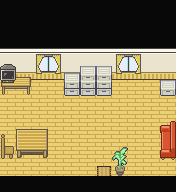

A 2D game scene composited from a Tiled map and its tileset images. What follows is a short description and the map's XML, with each tile layer's data collapsed to a summary:
An orthogonal 11x12 tile map with 16x16 px tiles, 6 tile layers (Walkable, Other, Collisions, Other, ...), 4 tilesets and 1 object (door).

<map version="1.0" orientation="orthogonal" width="11" height="12" tilewidth="16" tileheight="16">
 <tileset firstgid="1" source="../../../../tileset/inside-terra.tsx" />
 <tileset firstgid="1025" source="../../../../tileset/invisible.tsx" />
 <tileset firstgid="1041" source="../../../../tileset/inside-decoration.tsx" />
 <tileset firstgid="2065" source="../../../../tileset/inside-mobilier.tsx" />
 <layer name="Walkable" width="11" height="12">
  <data>[132 cells, 121 non-empty, 4 distinct tile ids]</data>
 </layer>
 <layer name="Other" width="11" height="12">
  <data>[132 cells, 4 non-empty, 4 distinct tile ids]</data>
 </layer>
 <layer name="Collisions" width="11" height="12">
  <data>[132 cells, 79 non-empty, 14 distinct tile ids]</data>
 </layer>
 <layer name="Other" width="11" height="12">
  <data>[132 cells, 0 non-empty, 0 distinct tile ids]</data>
 </layer>
 <layer name="WalkBehind" width="11" height="12">
  <data>[132 cells, 8 non-empty, 7 distinct tile ids]</data>
 </layer>
 <layer name="other" width="11" height="12">
  <data>[132 cells, 10 non-empty, 6 distinct tile ids]</data>
 </layer>
 <objectgroup name="Moving" width="0" height="0">
  <object name="door" type="door" gid="1027" x="96" y="192">
   <properties>
    <property name="map" value="../-1.0" />
    <property name="x" value="22" />
    <property name="y" value="14" />
   </properties>
  </object>
 </objectgroup>
</map>
